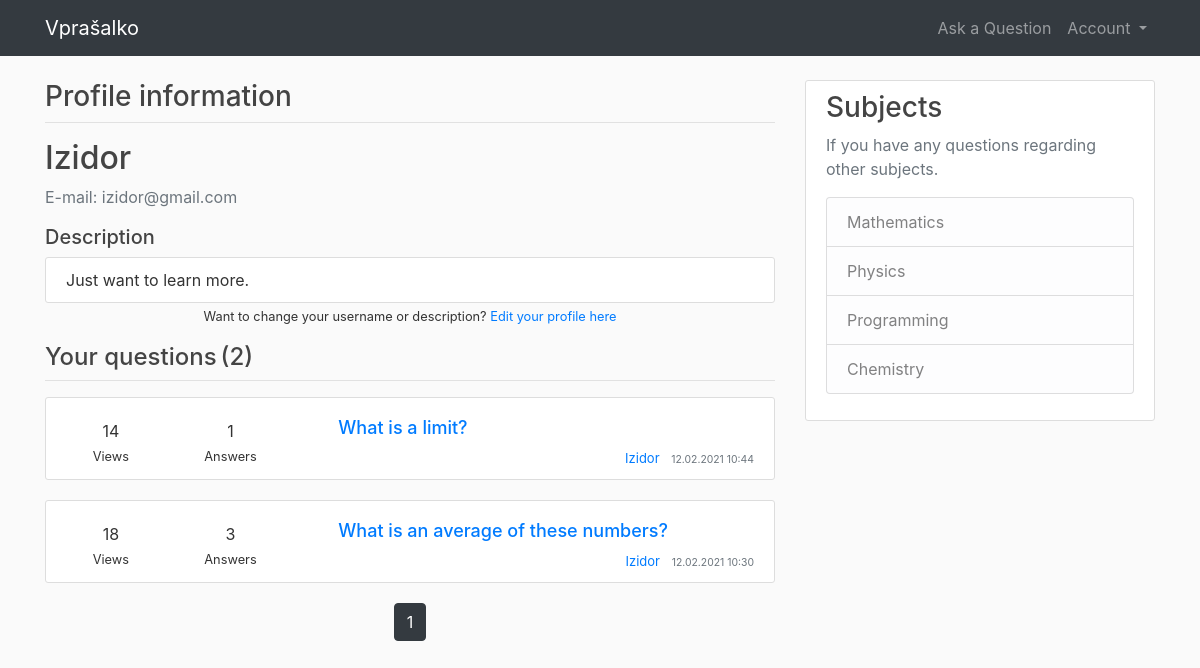
The page /profile (signed in) on the database its author committed.
### application/models.py (models this page shows, shortened)
class User(db.Model, UserMixin):
    id = db.Column(db.Integer, primary_key=True)
    username = db.Column(db.String(15), unique=True, nullable=False)
    email = db.Column(db.String(120), unique=True, nullable=False)
    password = db.Column(db.String(20), nullable=False)
    description = db.Column(
        db.String(300), nullable=False, default="No description yet."
    )
    questions = db.relationship('Question', backref='author', lazy=True)
    answers = db.relationship('Answer', backref='author', lazy=True)

class Question(db.Model, UserMixin):
    id = db.Column(db.Integer, primary_key=True)
    title = db.Column(db.String(100), nullable=False)
    date_posted = db.Column(
        db.DateTime, nullable=False, default=datetime.utcnow
    )
    content = db.Column(db.Text, nullable=False)
    views = db.Column(db.Integer, default=0)
    num_answers = db.Column(db.Integer, default=0)
    user_id = db.Column(db.Integer, db.ForeignKey('user.id'), nullable=False)
    answers = db.relationship(
        "Answer", backref="title", lazy=True, cascade="all, delete-orphan"
    )

### application/routes.py (the view)
@app.route("/profile")
@login_required
def profile():
    page = request.args.get('page', 1, type=int)
    questions = (
        Question.query
        .filter_by(author=current_user)
        .order_by(Question.date_posted.desc())
        .paginate(page=page, per_page=3)
    )
    return render_template(
        'main_profile.html', title='Profile', questions=questions
    )

### application/models.py (called while the page is built)
@login_manager.user_loader
def load_user(user_id):
    return User.query.get(int(user_id))

### application/templates/main_profile.html
{% extends "layout.html" %}
{% block content %}
    <div class="col-md-8 pd-0 mg-0">
        <div class="forum-title">
            <h3>Profile information</h3>
        </div>
        <hr class="title-line">
        <div class="media">
            <div class="media-body">
                <h2 class="account-heading">{{ current_user.username }}</h2>
                <p class="text-secondary">E-mail: {{ current_user.email }}</p>
                <h5>Description</h5>
                <article class="media content-section mb-0">
                    <div class="media-body">
                        {{ current_user.description }}
                    </div>
                </article>
                <div class="edit-profile-btn">
                    <small>
                        Want to change your username or description?
                        <a class="mt-0 mb-5 edit-profile-btn" href="{{ url_for('edit_profile') }}">
                            Edit your profile here
                        </a>
                    </small>
                </div>
                <span class="row ml-auto mt-3">
                    <h4>Your questions</h4>
                    <h4 class="ml-1">({{ questions.total }})</h4>
                </span>
                <hr class="title-line">
                {% for question in questions.items %}
                    <article class="media content-section">
                        <div class="media-body">
                            <div class="row">
                                <div class="col-md-2 question-info mt-auto mb-auto">
                                    <span class="likes-number">{{ question.views }}</span>
                                    <div>
                                        <small>Views</small>
                                    </div>
                                </div>
                                <div class="col-md-2 question-info mt-auto mb-auto">
                                    <span class="answers-number">{{ question.num_answers }}</span>
                                    <div>
                                        <small>Answers</small>
                                    </div>
                                </div>
                                <div class="col-md-8 pl-5">
                                    <h3>
                                        <a class="article-title"
                                        href="{{ url_for('question_post', question_id=question.id) }}">
                                            {{ question.title }}
                                        </a>
                                    </h3>
                                    <div class="article-metadata article-info">
                                        <a class="mr-2" href="#top">{{ question.author.username }}</a>
                                        <small class="text-muted">
                                            {{ question.date_posted.strftime('%d.%m.%Y %H:%M') }}
                                        </small>
                                    </div>
                                </div>
                            </div>
                        </div>
                    </article>
                {% endfor %}
                <div class="page-align">
                    {% for page_num in questions.iter_pages(
                        left_edge=1, right_edge=1, left_current=1, right_current=2
                    ) %}
                        {% if page_num %}
                            {% if questions.page == page_num %}
                                <a class="btn btn-dark mb-4"
                                href="{{ url_for('profile', page=page_num) }}">{{ page_num }}</a>
                            {% else %}
                                <a class="btn btn-outline-dark mb-4"
                                href="{{ url_for('profile', page=page_num) }}">{{ page_num }}</a>
                            {% endif %}
                        {% else %}
                            ...
                        {% endif %}
                    {% endfor %}
                </div>
           </div>
        </div>
    </div>
    {% include "sidebar.html" %}
{% endblock content %}

### application/static/style.css (style rules this page uses)
body { background: #fafafa; color: #333333; margin-top: 5rem; }
h1, h2, h3, h4, h5, h6 { color: #444444; }
.content-section { background: #ffffff; padding: 10px 20px; border: 1px solid #dddddd; border-radius: 3px; margin-bottom: 20px; }
.title-line { margin-top: 0px; }
.question-info { padding-top: 10px; text-align: center; }
.article-title { font-size: large; text-align: center }
.article-info { text-align: right; font-size: small; }
.page-align { text-align: center; }
.edit-profile-btn { text-align: center; }

### rows shown on the page
User: username "Izidor", email "izidor@gmail.com", description "Just want to learn more."
Question: views "14", num_answers "1", title "What is a limit?", author.username "Izidor", date_posted "12.02.2021 10:44"
Question: views "18", num_answers "3", title "What is an average of these numbers?", author.username "Izidor", date_posted "12.02.2021 10:30"

### other values the page prints
{{ questions.total }} "2"
{{ page_num }} "1"
